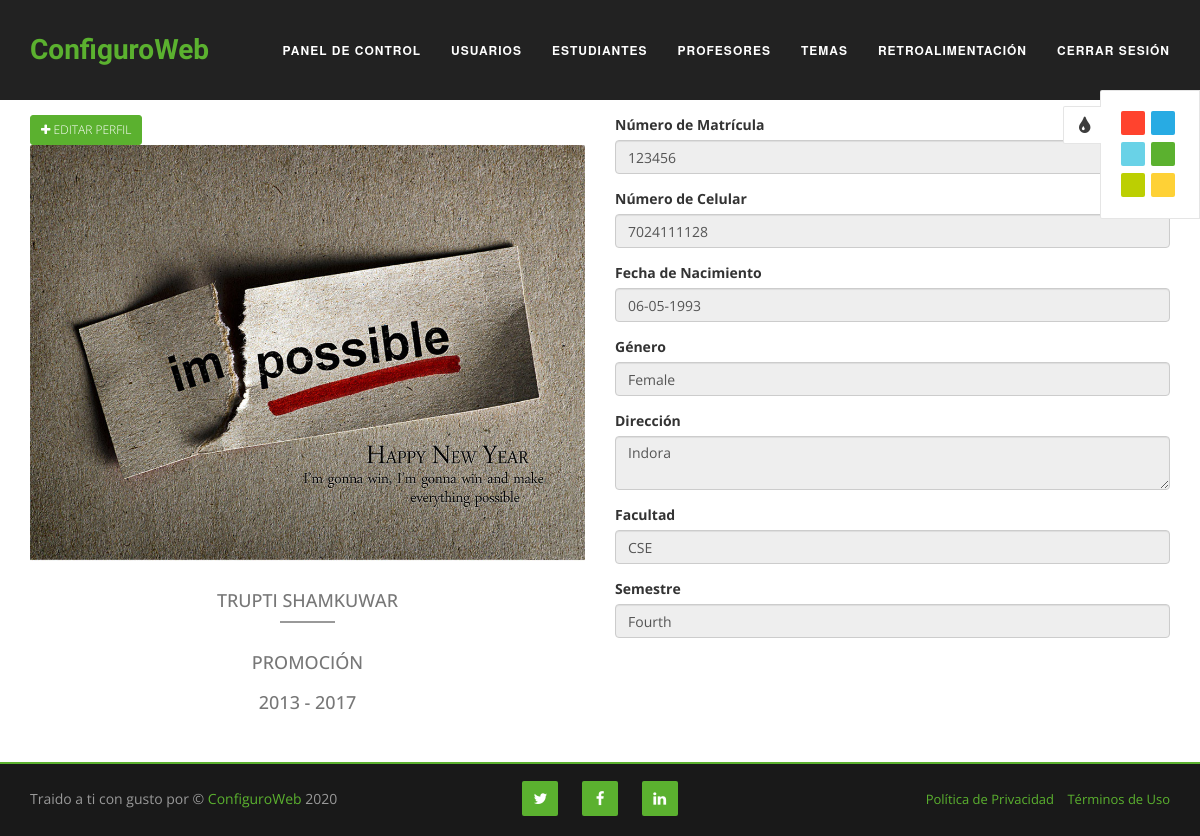
/studentprofile.php?id=8 (signed in), run on the app's committed database.
### tables this page shows
CREATE TABLE `students` (
  `id` int(11) NOT NULL,
  `user_id` int(11) NOT NULL,
  `roll_no` varchar(50) NOT NULL,
  `branch` varchar(200) NOT NULL,
  `start_year` int(11) NOT NULL,
  `end_year` int(11) NOT NULL,
  `semester` varchar(200) NOT NULL,
  `status` int(11) NOT NULL,
  `created` datetime NOT NULL,
  `modified` datetime NOT NULL
);

CREATE TABLE `users` (
  `id` int(11) NOT NULL,
  `fname` varchar(100) NOT NULL,
  `lname` varchar(100) NOT NULL,
  `mobile` varchar(14) NOT NULL,
  `address` text NOT NULL,
  `gender` varchar(10) NOT NULL,
  `email` varchar(100) NOT NULL,
  `dob` datetime NOT NULL,
  `password` varchar(200) NOT NULL,
  `question` varchar(200) NOT NULL,
  `answer` varchar(200) NOT NULL,
  `role` varchar(50) NOT NULL,
  `imgurl` varchar(200) NOT NULL,
  `status` int(11) NOT NULL,
  `created` datetime NOT NULL,
  `modified` datetime NOT NULL
);

### classes/Students.php (called while the page is built, shortened)
<?php
include_once 'Connection.php';
class Students {
    private $id;
    function setId($id) {
        $this->id = $id;
    }
    public function getStudent(){
        $connection = new Connection();
        $query = "SELECT users.fname,users.imgurl,users.lname,users.email,users.address,users.dob,users.question,users.answer,users.mobile,users.gender,students.* "
                . " FROM students INNER JOIN users ON (users.id = students.user_id ) where users.id = ".$this->id;
        $result = $connection->allSelect($query);
        return $result;
    }
}

### classes/Connection.php (called while the page is built, shortened)
<?php
class Connection {
        private $host = "localhost";
        private $user = "root";
        private $password = "";
        private $database = "template";
        public function getConnection(){
            $conn = new mysqli($this->host, $this->user, $this->password, $this->database);
            return $conn;
        }
        public function allSelect($query){
            $conn = $this->getConnection();
            $result = $conn->query($query);
            return $result;
        }
}

### studentprofile.php (the view, shortened to what this page needs)
<?php
    include_once 'classes/Students.php';
    $student = new Students();
    if(isset($_SESSION['id']) && (Session::get('role') == "Student" || Session::get('role') == "Admin") ){
        if(Session::get('role') == "Student"){
            $student->setId(Session::get('id'));
            $result = $student->getStudent();
        }else{
             $student->setId($_GET['id']);
            $result = $student->getStudent();
        }
    }else{
        exit();
    }
include  "header.php" ?>
<link rel="stylesheet" href="css/header.css" >
        <section id="feature" class="feature-section first-section">
            <div class="container">
                <div class="row">
                    <div class="col-md-6 col-xs-12">
                        <?php if($result->num_rows > 0){
                             $row = $result->fetch_assoc();
                             if($row['imgurl'] != ""){
                                 $imgurl = "profile/".$row['imgurl'];
                             }else{
                                $imgurl = "profile/profile.png";
                             }
                            ?>
                        <div class="welcome-section">
                            <a href="editbystudent.php" class="btn btn-primary btn-sm"><span class="fa fa-plus"></span> Editar Perfil</a>
                            <img class="img-circle" src="<?php echo $imgurl; ?>" >
                            <h4 class="text-center">
                                <?php echo $row['fname']." ".$row['lname']; ?>
                            </h4>
                            <div class="border"></div>
                             <h4 class="text-center">
                                 Promoción <br/><br/>
                                    <?php echo $row['start_year']; ?> -
                                    <?php echo $row['end_year'];?>
                             </h4>
                        </div>
                    </div>
                    <div class="col-md-6 col-xs-12">
                         <div class="form-group">
                            <label>Número de Matrícula</label>
                            <input type="text"  class="form-control" readonly="" value="<?php echo $row['roll_no']; ?>" >
                        </div>
                        <div class="form-group">
                            <label>Número de Celular</label>
                            <input type="text" readonly="" class="form-control" value="<?php echo $row['mobile'] ?>" >
                        </div>
                        <div class="form-group">
                            <label>Fecha de Nacimiento</label>
                            <input type="text" readonly="" class="form-control"  value="<?php echo date('d-m-Y' ,strtotime($row['dob'])); ?>" >
                        </div>
                        <div class="form-group">
                            <label>Género</label>
                            <input type="text" class="form-control"  readonly="" value="<?php echo $row['gender']; ?>" >
                        </div>
                        <div class="form-group">
                            <label>Dirección</label>
                            <textarea class="form-control" readonly=""><?php echo $row['address'] ?></textarea>
                        </div>
                        <div class="form-group">
                            <label>Facultad</label>
                            <input type="text" class="form-control"  readonly value="<?php echo $row['branch']; ?>" >
                        </div>
                        <div class="form-group">
                            <label>Semestre</label>
                            <input type="text" class="form-control" value="<?php echo $row['semester']; ?>" readonly="">
                        </div>
                    </div>
                     <?php } ?>
                    <div class="col-md-6 col-xs-12"></div>
                </div>
            </div>
        </section>
<?php include "footer.php"; ?>

### data on the page
students: user.imgurl (picture), user.fname "TRUPTI", user.lname "SHAMKUWAR", start_year "2013", end_year "2017", roll_no "123456", user.mobile "7024111128", user.dob "06-05-1993", user.gender "Female", user.address "Indora", branch "CSE", semester "Fourth"
